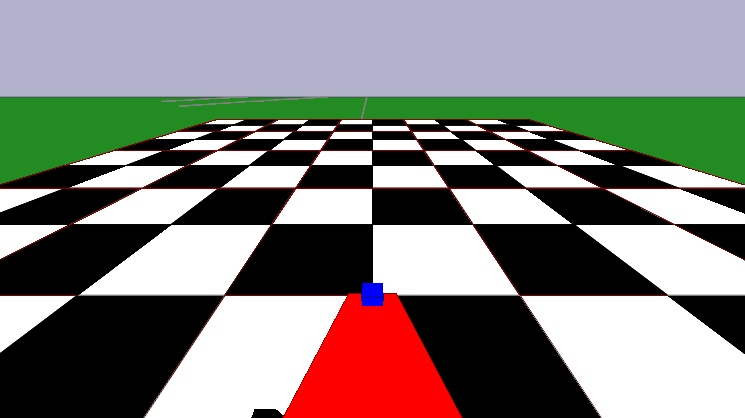
%> input picture IGVCIP_2013_7_23/Calibration/cerberus_stage.jpg, 745 x 418 px
$ octave --eval "result = BW2angle(imread('../Calibration/cerberus_stage.jpg'));"   (GNU Octave 9; MATLAB toolbox functions it lacks are replaced by stand-ins)
%> lines starting %> are read from the running program, lines starting %| are printed output that depends on the picture
function angle_radius=BW2angle(bw)
global TEST
if isempty(TEST)
    TEST=0;
end


%imin=image;
% im=imread('test01.jpg'); bw=im(:,:,3)>200;
% TEST=1
if (TEST>=9)
    figure(4);imshow(bw)
end
%[y,x]=ginput(2)
% y =
%   210.0000
%   350.0000
% x =
%   335.0000
%   418.0000

bw(335:418,210:350)=0; % block radar part0------
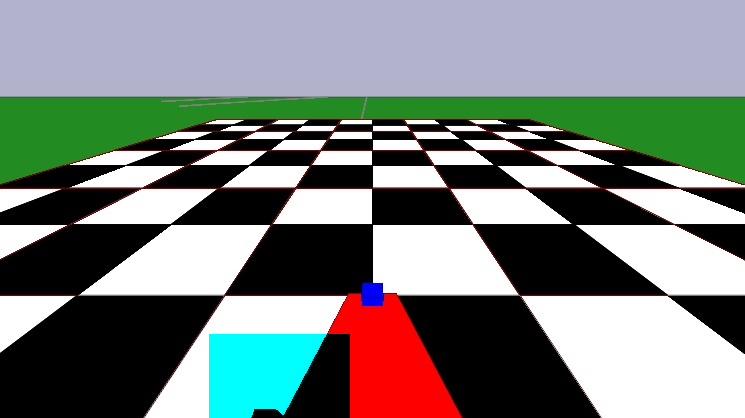
%> bw: size 418x745x3 uint8; mean R, G, B 123.7, 130.5, 126.9
if (TEST>=9)
    figure(5);imshow(bw);drawnow;
end
%%
% remove sky part
[m,n]=size(bw);
%> m = 418; n = 2235
%bw(1:round(m/2),:)=[];
%resize
%a=imresize(bw,.2);
a=imresize(bw(round(m/2):m,:),.2);
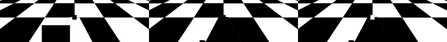
%> a: size 42x447 uint8; min 0, max 255, mean 114.9

if (TEST>=9)
    figure(6);imshow(a);drawnow;
end

%%% copy left line to right side, right line to left side
%%
[m,n]=size(a);
%> m = 42; n = 447
% m =   418
% n =   557
w=uint16(n/3);
%> w = 149
b=a;
%b(:,1:w)=a(:,1:w)|a(:,n-w+1:n);  % or the B&W image ,--> copy the right line to left
%b(:,n-w+1:n)=b(:,1:w);
if (TEST>=9)
    figure(6);imshow(b);
end
% b is the result for copy line
%%%%%%%%%%%%%%%%%%%%%%%%%%%

%% This part using polar coondinate

[m,n]=size(b);
[x,y]=find(b==1) ;                  % get white point
%> x = 215 values from 1 to 42; y = 215 values from 3 to 426

x=x-m ;                                  % image size 48X128, Center point [48,64]
%> x = 215 values, max 0 at index 109, min -41 at index 6, mean -19.33
y=y-n/2 ;
%> y = 215 values from -220.5 to 202.5
[t,r]=cart2pol(x,y);                        % convert to polar codinite [Thita,r]
%> t = 215 values, max 3.12 at index 73, min -3.12 at index 70, mean 0.592; r = 215 values, max 222.5 at index 1, min 13.46 at index 52, mean 107
% figure; polar(t,r,'ro'); % t range -2pi~2pi
%   change to 0 ~ 2 pi
t2=((t<0)*2*pi)+t ;
%> t2 = 215 values, max 4.69 at index 39, min 1.57 at index 109, mean 2.7
t2=t2-pi/2;  %change to -pi/2 ~ 1.5 pi
%> t2 = 215 values, max 3.12 at index 39, min 0 at index 109, mean 1.12
if (TEST>=2)
    figure(7); polar(t2,r,'ro');
end
%%
% % % the vehicle is 2.5 ft wide for the gape it can get through is
% % % tand(x)*distance=80 cm , we set distance is 3 m
% % % tand(x)=.8/3 x= 15 degree


dt=uint8((t2/pi)*180)+1; % convert to every degree (use +1 skip 0 ,1-180)
%> dt = 215 values, max 180 at index 10, min 1 at index 109, mean 65.46
%figure;plot(dt,r,'ro') % convert to membership function  use for defuzz
fuzzymfin(1:181) =90 ; % 0-180 degre , set the max pixel is 100
[m,n]=size(dt);
%> m = 215; n = 1
fuzzymfin(dt(1:m))=min(fuzzymfin(dt(1:m)'),r(1:m)');
if (TEST>=2)
figure(8) ; plot(1:181,fuzzymfin);axis([0 180 0 100])  % plot MF function
end
%%
% apply lowpass filter kill the small gap
MFout=imfilter(fuzzymfin,[1/8 1/8 1/8 1/8 1/8 1/8 1/8 1/8 ])  ;
%> MFout = 181 values, max 90 at index 4, min 30.66 at index 97, mean 73.58
MFout=imfilter(MFout,[1/8 1/8 1/8 1/8 1/8 1/8 1/8 1/8] )  ;
%> MFout = 181 values, max 90 at index 128, min 27.4 at index 181, mean 72.92
if (TEST>=2)
figure(9) ; plot(1:181,MFout);axis([0 180 0 100])  % plot MF function
end
% angle=defuzz(1:181,MFout(:),'som') ;
% angle=defuzz(1:181,MFout(:),'lom') ;
angle=defuzz(1:181,MFout(:),'mom') ;
%> angle = 181 values from 1 to 181
% figure ; plot(1:181,MFout);axis([0 180 0 100])  % plot MF function
% hold on; line([angle angle],[0 100]);title(strcat('Angle: ',num2str(angle)));

if TEST>=1
    figure(1); polar(t2,r,'ro');
    hold on;
    polar([angle*pi/180, angle*pi/180],[0,100],'b-');
    title(strcat('Angle: ',num2str(angle)));
    hold off
    drawnow
end

% now angle is from 0 to pi , must convert to heading to drive ,
angle_degree=angle -90;
%> angle_degree = 181 values from -89 to 91
angle_radius=angle_degree/180*pi;
%> angle_radius = 181 values from -1.55 to 1.59
end

$ run again, on IGVCIP_2013_7_23/Calibration/frame0000.jpg
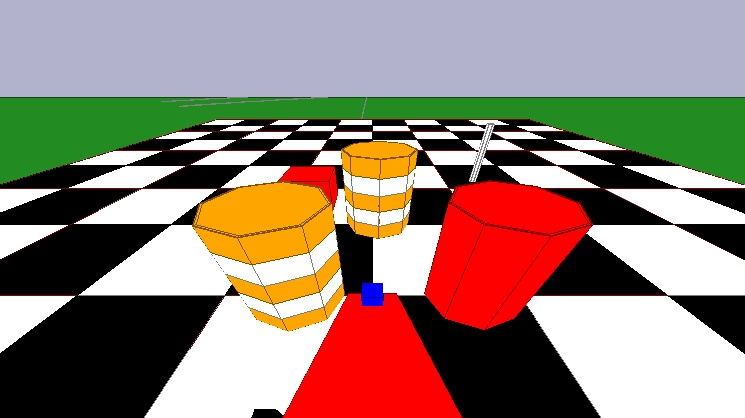
%> input picture IGVCIP_2013_7_23/Calibration/frame0000.jpg, 745 x 418 px
%> in BW2angle, `bw(335:418,210:350)=0;`:
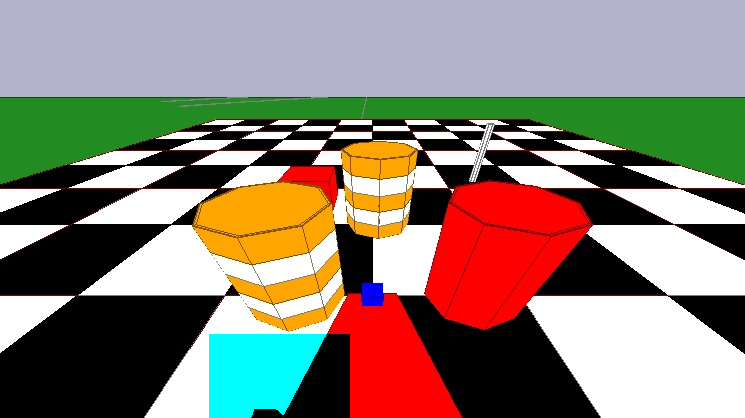
%> bw: size 418x745x3 uint8; mean R, G, B 141, 130, 118.2
%> in BW2angle, `a=imresize(bw(round(m/2):m,:),.2);`:
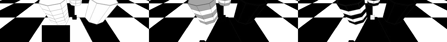
%> a: size 42x447 uint8; min 0, max 255, mean 118.8
%> in BW2angle, `[x,y]=find(b==1) ;`: x = 517 values from 1 to 42; y = 517 values from 1 to 417
%> in BW2angle, `x=x-m ;`: x = 517 values, max 0 at index 62, min -41 at index 12, mean -25.13
%> in BW2angle, `y=y-n/2 ;`: y = 517 values from -222.5 to 193.5
%> t = 517 values, max 3.12 at index 93, min -3.12 at index 89, mean 1.28; r = 517 values, max 224.4 at index 1, min 12.62 at index 67, mean 107.3
%> in BW2angle, `t2=((t<0)*2*pi)+t ;`: t2 = 517 values, max 4.71 at index 62, min 1.57 at index 146, mean 2.4
%> in BW2angle, `t2=t2-pi/2;`: t2 = 517 values, max 3.14 at index 62, min 0 at index 146, mean 0.832
%> dt = 517 values, max 181 at index 62, min 1 at index 146, mean 48.64
%> in BW2angle, `[m,n]=size(dt);`: m = 517; n = 1
%> in BW2angle, `MFout=imfilter(fuzzymfin,[1/8 1/8 1/8 1/8 1/8 1/8 1/8 1/8 ])  ;`: MFout = 181 values, max 90 at index 4, min 22.92 at index 97, mean 66.49
%> in BW2angle, `MFout=imfilter(MFout,[1/8 1/8 1/8 1/8 1/8 1/8 1/8 1/8] )  ;`: MFout = 181 values, max 90 at index 7, min 22.68 at index 181, mean 65.87
%> angle = 181 values from 1 to 181
%> angle_degree = 181 values from -89 to 91
%> angle_radius = 181 values from -1.55 to 1.59

$ run again, on IGVCIP_2013_7_23/Calibration/realhusky.jpg
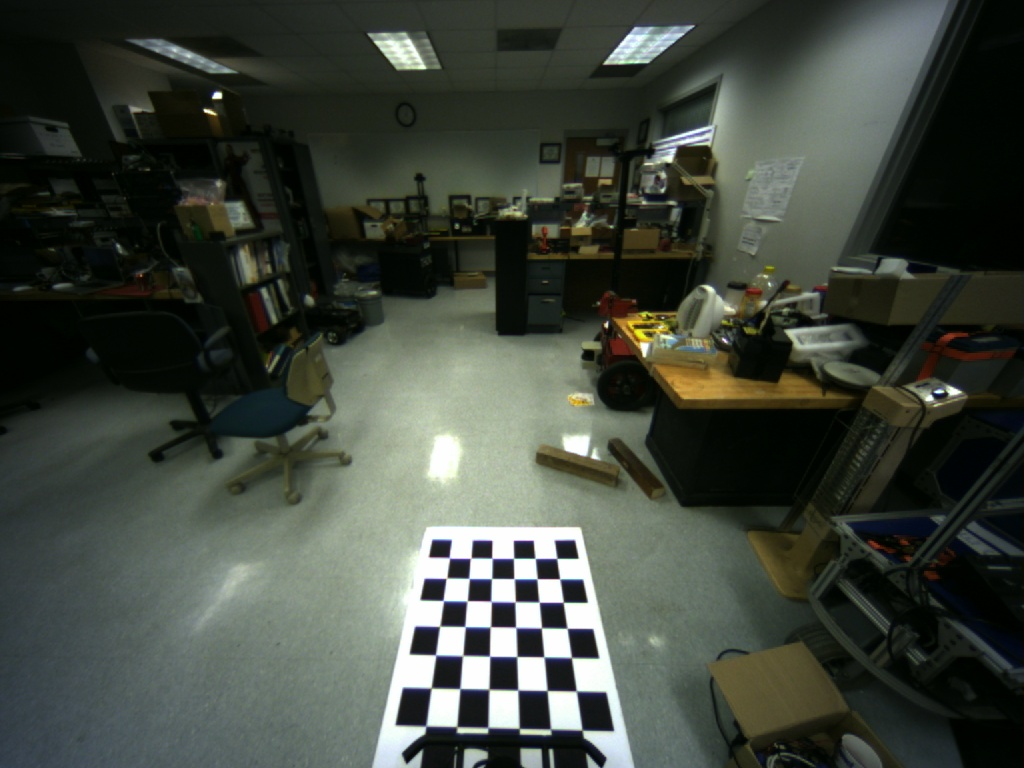
%> input picture IGVCIP_2013_7_23/Calibration/realhusky.jpg, 1024 x 768 px
%> in BW2angle, `a=imresize(bw(round(m/2):m,:),.2);`:
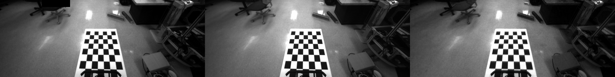
%> a: size 77x615 uint8; min 0, max 255, mean 85.3
%> in BW2angle, `[x,y]=find(b==1) ;`: x = 606 values from 1 to 77; y = 606 values from 1 to 615
%> in BW2angle, `x=x-m ;`: x = 606 values, max 0 at index 237, min -76 at index 1, mean -46.04
%> in BW2angle, `y=y-n/2 ;`: y = 606 values from -306.5 to 307.5
%> t = 606 values, max 2.18 at index 328, min -2.11 at index 264, mean -0.174; r = 606 values, max 315.8 at index 1, min 104.5 at index 319, mean 209.9
%> in BW2angle, `t2=((t<0)*2*pi)+t ;`: t2 = 606 values, max 4.71 at index 237, min 1.57 at index 548, mean 3.17
%> in BW2angle, `t2=t2-pi/2;`: t2 = 606 values, max 3.14 at index 237, min 0 at index 548, mean 1.6
%> dt = 606 values, max 181 at index 237, min 1 at index 464, mean 92.9
%> in BW2angle, `[m,n]=size(dt);`: m = 606; n = 1
%> in BW2angle, `MFout=imfilter(fuzzymfin,[1/8 1/8 1/8 1/8 1/8 1/8 1/8 1/8 ])  ;`: MFout = 181 values, max 90 at index 4, min 45 at index 181, mean 89.01
%> in BW2angle, `MFout=imfilter(MFout,[1/8 1/8 1/8 1/8 1/8 1/8 1/8 1/8] )  ;`: MFout = 181 values, max 90 at index 7, min 30.94 at index 181, mean 88.32
%> angle = 181 values from 1 to 181
%> angle_degree = 181 values from -89 to 91
%> angle_radius = 181 values from -1.55 to 1.59
